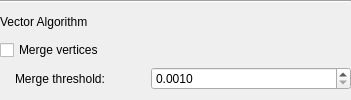
           <widget class="QWidget" name="curveAlgorithmPanel" native="true">
            <property name="sizePolicy">
             <sizepolicy hsizetype="Preferred" vsizetype="Fixed">
              <horstretch>0</horstretch>
              <verstretch>0</verstretch>
             </sizepolicy>
            </property>
            <layout class="QVBoxLayout" name="verticalLayout_3">
             <property name="leftMargin">
              <number>0</number>
             </property>
             <property name="topMargin">
              <number>0</number>
             </property>
             <property name="rightMargin">
              <number>0</number>
             </property>
             <property name="bottomMargin">
              <number>9</number>
             </property>
             <item>
              <widget class="Line" name="curveAlgorithmLine">
               <property name="orientation">
                <enum>Qt::Horizontal</enum>
               </property>
              </widget>
             </item>
             <item>
              <widget class="QLabel" name="vectorAlgoLabel">
               <property name="text">
                <string>Vector Algorithm</string>
               </property>
              </widget>
             </item>
             <item>
              <widget class="QCheckBox" name="mergeVerticesChk">
               <property name="toolTip">
                <string>&lt;html&gt;&lt;head/&gt;&lt;body&gt;&lt;p&gt;If checked, merges (welds) any vertices within the threshold radius together.  Use this to remove excessive vertices where multiple paths intersect.&lt;/p&gt;&lt;/body&gt;&lt;/html&gt;</string>
               </property>
               <property name="text">
                <string>Merge vertices</string>
               </property>
              </widget>
             </item>
             <item>
              <widget class="QWidget" name="mergeVertexDistanceGroup" native="true">
               <layout class="QHBoxLayout" name="mergeVertexDistanceGroupLayout">
                <property name="leftMargin">
                 <number>0</number>
                </property>
                <property name="topMargin">
                 <number>0</number>
                </property>
                <property name="rightMargin">
                 <number>0</number>
                </property>
                <property name="bottomMargin">
                 <number>0</number>
                </property>
                <item>
                 <widget class="QLabel" name="mergeVertexDistanceLabel">
                  <property name="toolTip">
                   <string>&lt;html&gt;&lt;head/&gt;&lt;body&gt;&lt;p&gt;The minimum distance between vertices in UV space along the perimeter before they are merged (welded).&lt;br/&gt;&lt;br/&gt;&lt;span style=&quot; font-weight:600;&quot;&gt;Range [0.001 - 0.2]&lt;br/&gt;Default [0.001]&lt;/span&gt;&lt;/p&gt;&lt;/body&gt;&lt;/html&gt;</string>
                  </property>
                  <property name="text">
                   <string>Merge threshold:</string>
                  </property>
                  <property name="indent">
                   <number>15</number>
                  </property>
                 </widget>
                </item>
                <item>
                 <spacer name="mergeVertexDistanceSpacer">
                  <property name="orientation">
                   <enum>Qt::Horizontal</enum>
                  </property>
                  <property name="sizeHint" stdset="0">
                   <size>
                    <width>40</width>
                    <height>20</height>
                   </size>
                  </property>
                 </spacer>
                </item>
                <item>
                 <widget class="QDoubleSpinBox" name="mergeVertexDistanceField">
                  <property name="minimumSize">
                   <size>
                    <width>200</width>
                    <height>0</height>
                   </size>
                  </property>
                  <property name="maximumSize">
                   <size>
                    <width>16777215</width>
                    <height>16777215</height>
                   </size>
                  </property>
                  <property name="toolTip">
                   <string>&lt;html&gt;&lt;head/&gt;&lt;body&gt;&lt;p&gt;The minimum distance between vertices in UV space along the perimeter before they are merged (welded).&lt;br/&gt;&lt;br/&gt;&lt;span style=&quot; font-weight:600;&quot;&gt;Range [0.001 - 0.2]&lt;br/&gt;Default [0.001]&lt;/span&gt;&lt;/p&gt;&lt;/body&gt;&lt;/html&gt;</string>
                  </property>
                  <property name="decimals">
                   <number>4</number>
                  </property>
                  <property name="minimum">
                   <double>0.001000000000000</double>
                  </property>
                  <property name="maximum">
                   <double>0.200000000000000</double>
                  </property>
                  <property name="singleStep">
                   <double>0.000100000000000</double>
                  </property>
                  <property name="value">
                   <double>0.001000000000000</double>
                  </property>
                 </widget>
                </item>
               </layout>
              </widget>
             </item>
            </layout>
           </widget>
